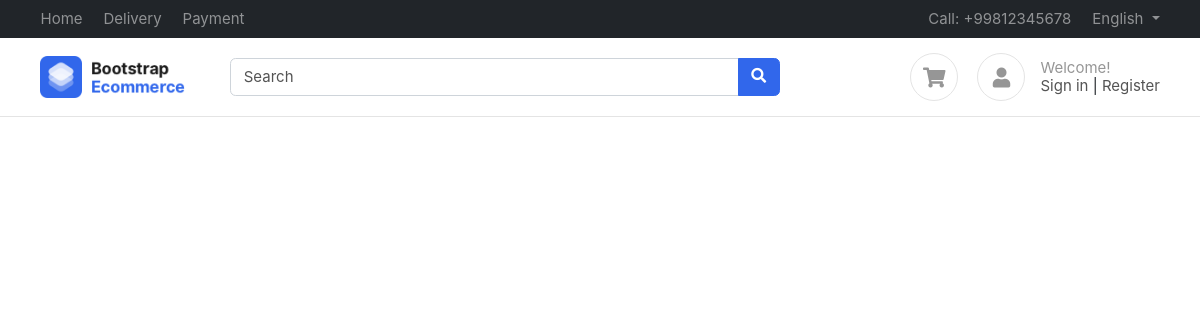
The app's page /, older data.
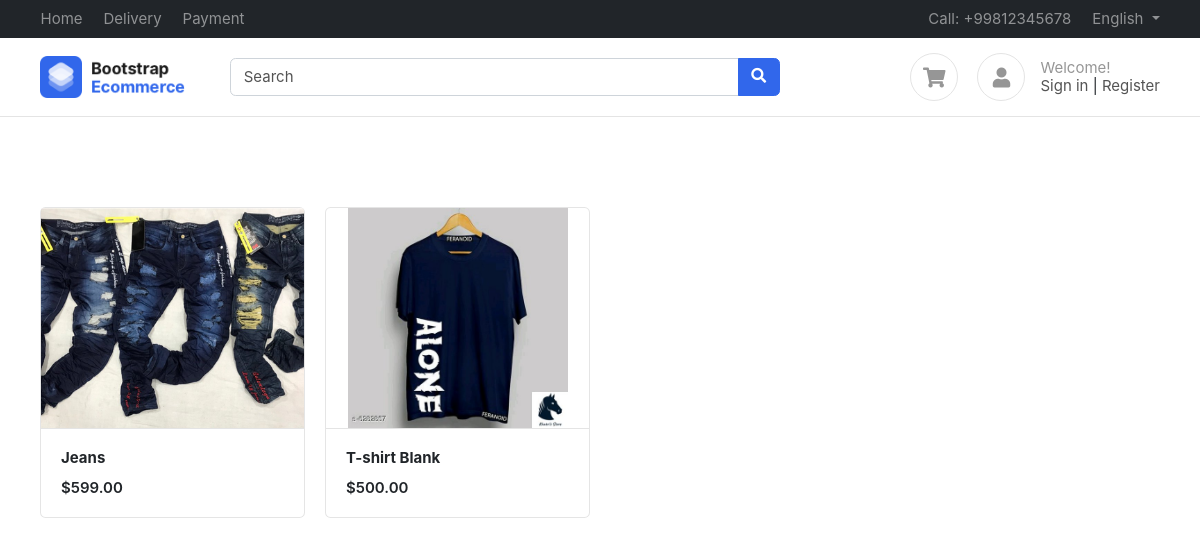
The same page, newer data.
### products/models.py (models this page shows, shortened)
class Product(BaseModel):
    product_name=models.CharField(max_length=100)
    category=models.ForeignKey(Category,on_delete=models.CASCADE,related_name="products")
    price=models.IntegerField()
    product_description=models.TextField()
    slug=models.SlugField(unique=True,null=True,blank=True)
    color_variant=models.ManyToManyField(ColorVariant,blank=True)
    size_variant=models.ManyToManyField(SizeVariant,blank=True)
    discount_price = models.DecimalField(max_digits=10, decimal_places=2, blank=True, null=True)

class  ProductImage(BaseModel):
    product=models.ForeignKey(Product,on_delete=models.CASCADE,related_name="product_images")
    image=models.ImageField(upload_to="product")

### home/views.py (the view)
# urls.py: path('', index, name="index"),
def index(request):
    context={'products':Product.objects.all()}
    return render(request,'home/index.html',context)

### templates/home/index.html
{% extends "base/base.html"%}
{%  block start %}
<div class="container mt-5 pt-5">
    <div class="row">
        {% for product in products %}
        <div class="col-md-3">
            <figure class="card card-product-grid">
                <div class="img-wrap"> <img src="/media/{{product.product_images.first.image}}"> </div>
                <figcaption class="info-wrap border-top">
                    <a href="{% url 'get_product' product.slug %}" class="title">
                        <b>{{product.product_name}}</b></a>
                    <div class="price mt-2">${{product.price}}.00</div>
                </figcaption>
            </figure>
        </div>
        {% endfor %}
    </div>
    </div>
{% endblock %}

Row changes from the older to the newer data that the page shows:
added Product: product_images.first.image (picture), product_name "Jeans", price "599"
added Product: product_images.first.image (picture), product_name "T-shirt Blank", price "500"
